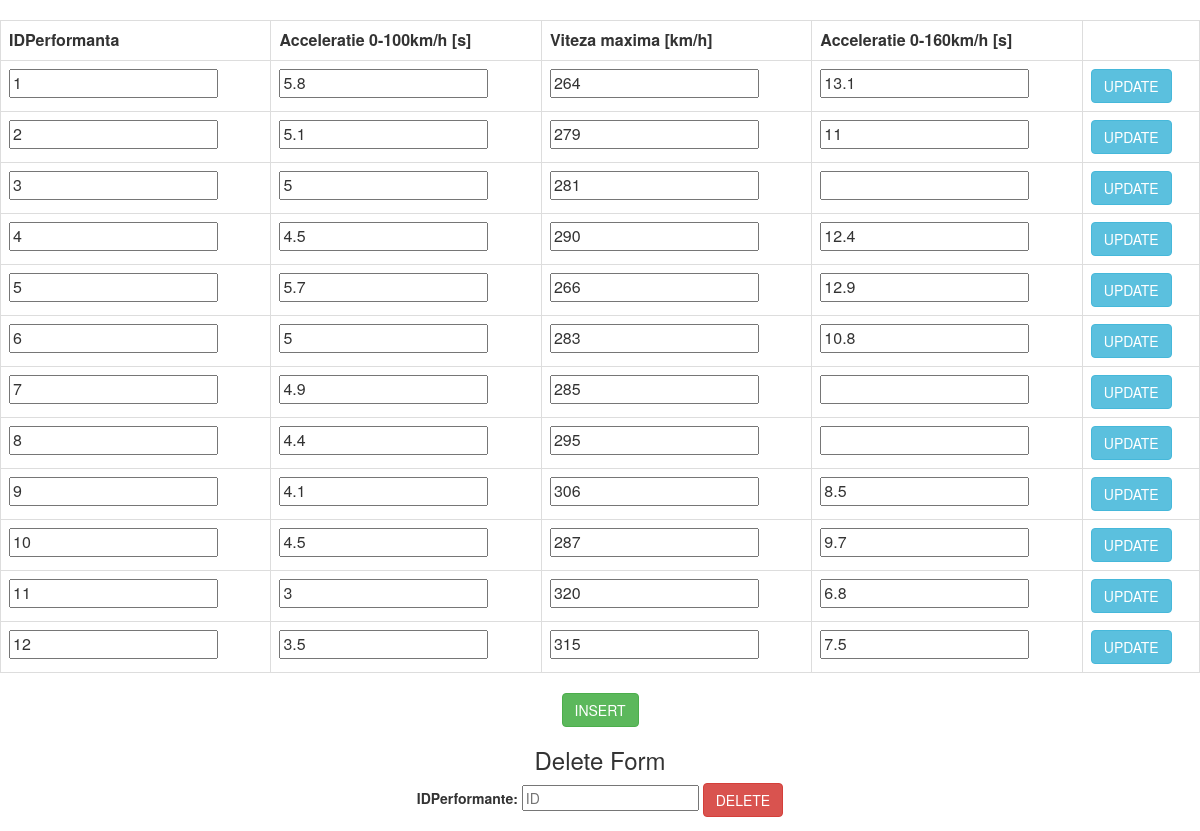
The page /performante.php on the database its author committed.
### tables this page shows
CREATE TABLE `performante` (
  `IDPerformanta` int(11) NOT NULL,
  `Acceleratie100` float DEFAULT NULL COMMENT 'secunde intre 0-100km/h',
  `VitezaMaxima` int(11) DEFAULT NULL COMMENT 'km/h',
  `Acceleratie160` float DEFAULT NULL COMMENT 'secunde intre 0-160km/h'
);

### performante.php (the view, shortened to what this page needs)
<html>
<head>
  <link rel="stylesheet" media="all" href="css/bootstrap.min.css">
  <link rel="stylesheet" media="all" href="css/custom.css">
  <link rel="stylesheet" href="http://code.jquery.com/mobile/1.4.5/jquery.mobile-1.4.5.min.css">
</head>
<body>
<?php
    $servername = "localhost";
    $username = "root";
    $password = "";
    $dbname = "masini";
    $conn = new mysqli($servername, $username, $password, $dbname);
    $sql = "SELECT * FROM performante";
    $result = $conn->query($sql);
    echo "<table class='table table-bordered table-hover'>
         <tr>
         <th>IDPerformanta</th>
         <th>Acceleratie 0-100km/h [s]</th>
         <th>Viteza maxima [km/h]</th>
         <th>Acceleratie 0-160km/h [s]</th>
         </tr>";
        while($row = $result->fetch_assoc()) {
            echo "<form action=\"performante.php\" method=\"POST\">";
            echo "<tr>";
            echo "<td>" . "<input type=\"number\" name=\"idperformanta\" value='" . $row['IDPerformanta'] . "' /></td>";
            echo "<td>" . "<input type=\"number\" name=\"acceleratie100\" value='" . $row['Acceleratie100'] . "' /></td>";
            echo "<td>" . "<input type=\"number\" name=\"vitezamaxima\" value='" . $row['VitezaMaxima'] . "' /></td>";
            echo "<td>" . "<input type=\"number\" name=\"acceleratie160\" value='" . $row['Acceleratie160'] . "' /></td>";
            echo "<td>" . "<input type=\"submit\" class=\"btn btn-info\" name=\"update\" value=\"UPDATE\" /></td></form>";
        }
        echo "</table>";
    ?>
    <div class ="row">
        <div class="wrapper">
            <button id="insertButton" class="btn btn-success" >INSERT</button>
                <form method="post" action="performante.php">
                    <div>
                        <h3>Delete Form</h3>
                        <label for="id" class="ui-hidden-accessible">IDPerformante:</label>
                        <input type="number" name="id" id="deleteid" placeholder="ID">
                        <input type="submit" data-inline="true" class="btn btn-danger" name="delete" value="DELETE">
                    </div>
                </form>
            </div>
        </div>
</body>
</html>

### css/custom.css (style rules this page uses)
body { margin-top:20px; width:100%; }
.wrapper { text-align: center; }

### rows shown on the page
performante: idperformanta "1", acceleratie100 "5.8", vitezamaxima "264", acceleratie160 "13.1"
performante: idperformanta "2", acceleratie100 "5.1", vitezamaxima "279", acceleratie160 "11"
performante: idperformanta "3", acceleratie100 "5", vitezamaxima "281"
performante: idperformanta "4", acceleratie100 "4.5", vitezamaxima "290", acceleratie160 "12.4"
performante: idperformanta "5", acceleratie100 "5.7", vitezamaxima "266", acceleratie160 "12.9"
performante: idperformanta "6", acceleratie100 "5", vitezamaxima "283", acceleratie160 "10.8"
performante: idperformanta "7", acceleratie100 "4.9", vitezamaxima "285"
performante: idperformanta "8", acceleratie100 "4.4", vitezamaxima "295"
performante: idperformanta "9", acceleratie100 "4.1", vitezamaxima "306", acceleratie160 "8.5"
performante: idperformanta "10", acceleratie100 "4.5", vitezamaxima "287", acceleratie160 "9.7"
performante: idperformanta "11", acceleratie100 "3", vitezamaxima "320", acceleratie160 "6.8"
performante: idperformanta "12", acceleratie100 "3.5", vitezamaxima "315", acceleratie160 "7.5"
